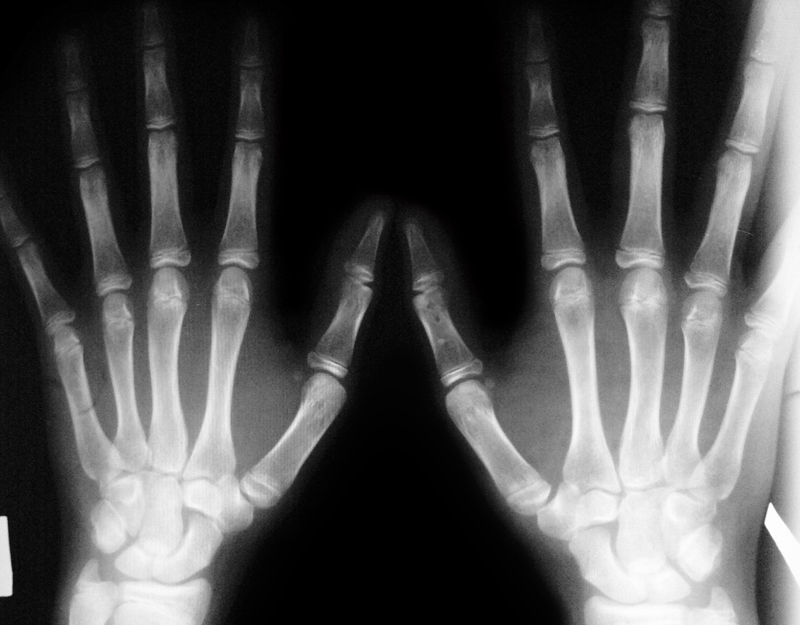
#> input picture bones_4.jpg, 800 x 625 px
$ python prac4.py
#> lines starting #> are read from the running program, lines starting #| are printed output that depends on the picture; after the words box and inside, x2 and y2 are one past the last pixel; in counts of white or black regions, pixels touching at a corner belong together
import cv2 as cv
import sys
from matplotlib import pyplot as plt
import numpy as np
img = cv.imread("bones_4.jpg", 0)
#> img: shape (625, 800); min 0, max 255, mean 79.9
imp_noise=np.zeros(img.shape,dtype=np.uint8)
cv.randu(imp_noise,0,255)
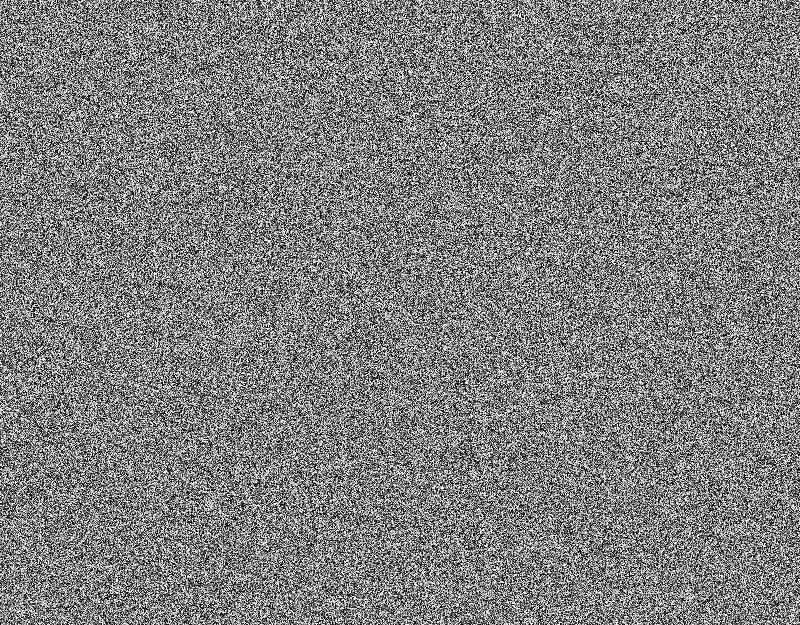
#> imp_noise: shape (625, 800); min 0, max 254, mean 126.9
imp_noise=cv.threshold(imp_noise,245,255,cv.THRESH_BINARY)[1]
in_img=cv.add(img,imp_noise)
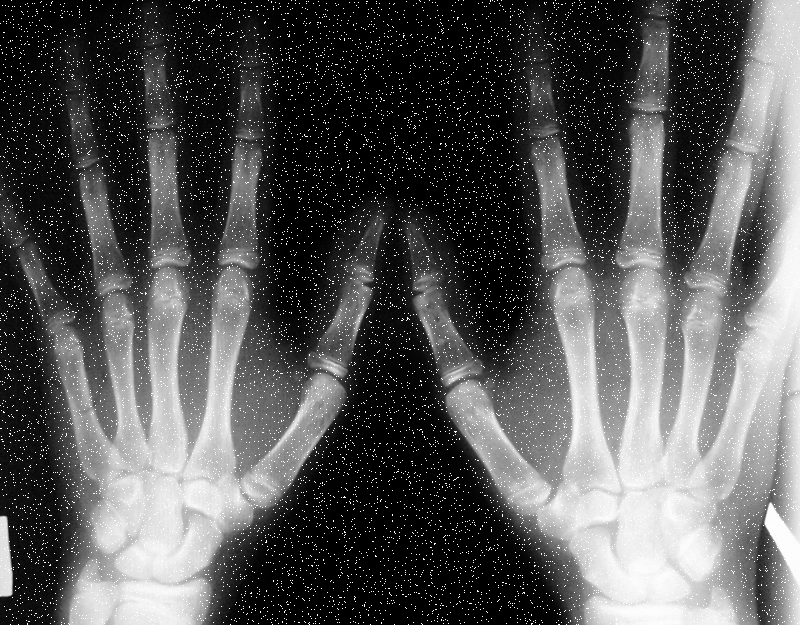
#> in_img: shape (625, 800); min 0, max 255, mean 86.1
median = cv.medianBlur(in_img,5)
plt.subplot(131),plt.imshow(in_img,cmap = 'gray'),plt.title('Шум+картынка')
plt.xticks([]), plt.yticks([])
plt.subplot(132),plt.imshow(imp_noise,cmap = 'gray'),plt.title('Шум')
plt.xticks([]), plt.yticks([])
plt.subplot(133),plt.imshow(median,cmap = 'gray'),plt.title('BOX')
plt.xticks([]), plt.yticks([])
plt.show()
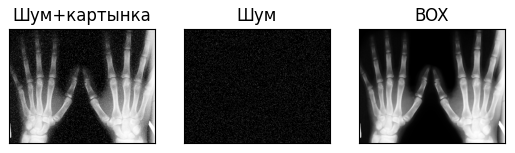
#> figure drawn by matplotlib, 3 panels

# 2
edges = cv.Canny(img,100,200)
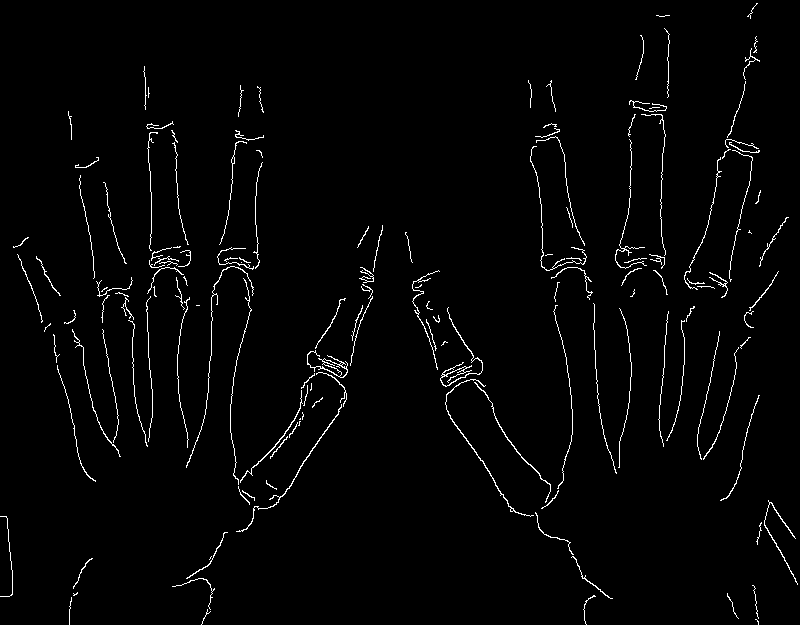
#> edges: shape (625, 800); 2% white in thin lines or dots
plt.subplot(121),plt.imshow(img,cmap = 'gray')
plt.title('Original Image'), plt.xticks([]), plt.yticks([])
plt.subplot(122),plt.imshow(edges,cmap = 'gray')
plt.title('Edge Image'), plt.xticks([]), plt.yticks([])
plt.show()

#3

$ run again, with bones_1.jpg copied over bones_4.jpg
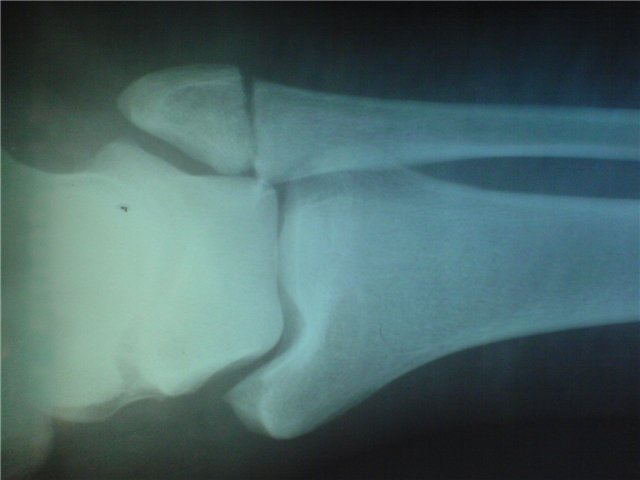
#> input picture bones_1.jpg, 640 x 480 px
#> `plt.show()`:
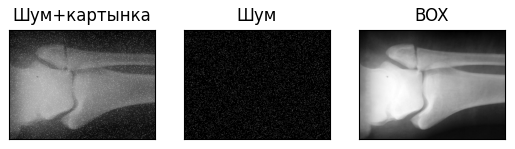
#> figure drawn by matplotlib, 3 panels
#> `edges = cv.Canny(img,100,200)`:
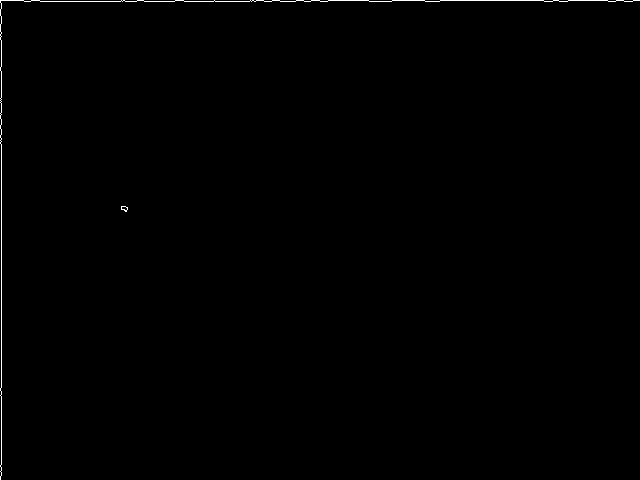
#> edges: shape (480, 640); 0.37% white in thin lines or dots

$ run again, with bones_2.jpg copied over bones_4.jpg
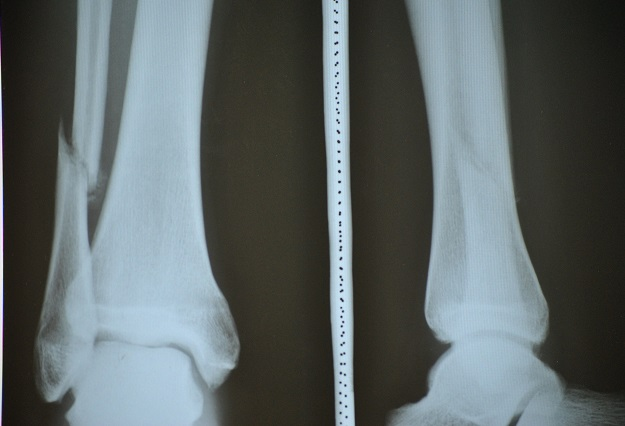
#> input picture bones_2.jpg, 625 x 426 px
#> `plt.show()`:
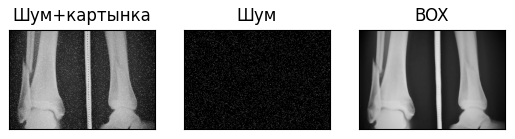
#> figure drawn by matplotlib, 3 panels
#> `edges = cv.Canny(img,100,200)`:
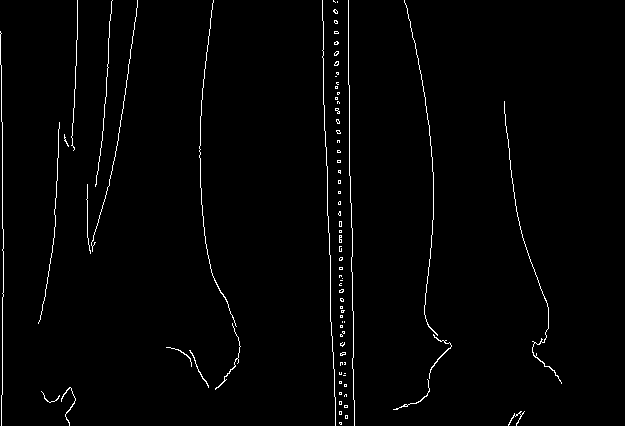
#> edges: shape (426, 625); 1.6% white in thin lines or dots, all inside (x1, y1, x2, y2) = (0, 0, 562, 426)

$ run again, with bones_3.jpg copied over bones_4.jpg
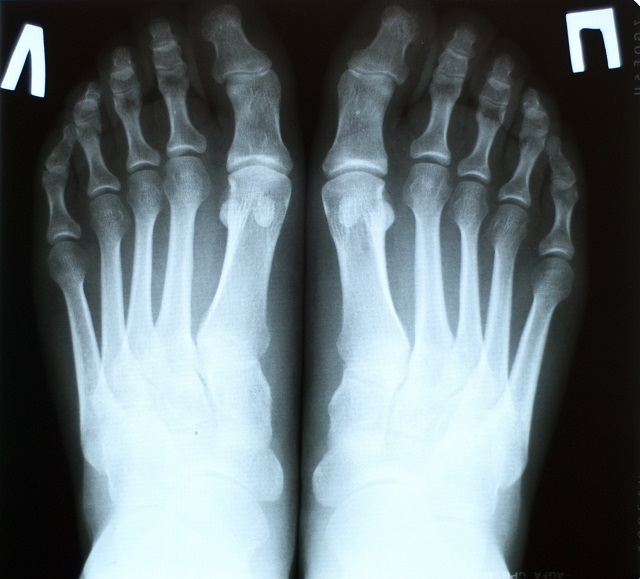
#> input picture bones_3.jpg, 640 x 579 px
#> `plt.show()`:
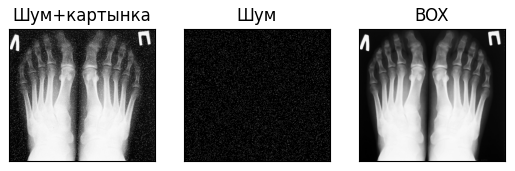
#> figure drawn by matplotlib, 3 panels
#> `edges = cv.Canny(img,100,200)`:
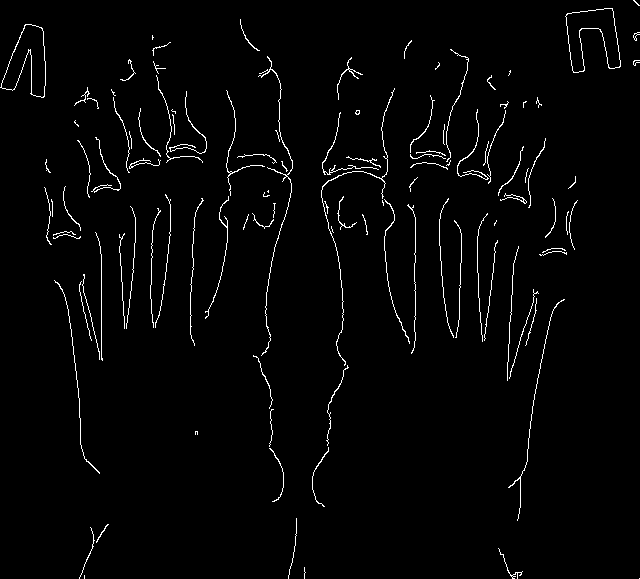
#> edges: shape (579, 640); 2.1% white in thin lines or dots
